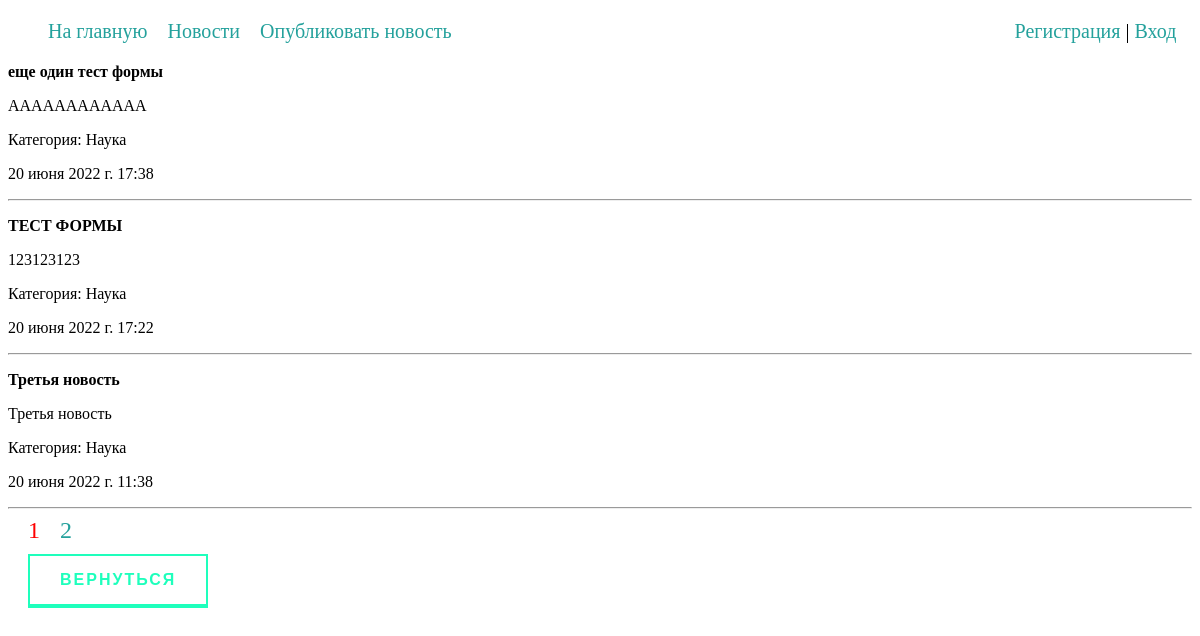
Page /cats/Science/ on the committed database.
### news/models.py (models this page shows, shortened)
class News(models.Model):
    title = models.CharField(max_length=255, verbose_name='Заголовок')
    content = models.TextField(blank=False, verbose_name='Текст новости')
    category = models.CharField(max_length=100)
    time_created = models.DateTimeField(auto_now_add=True)
    cat = models.ForeignKey('Category', on_delete=models.CASCADE, null=True, verbose_name='Категория')
    class Meta:
        verbose_name = 'Новости'
        verbose_name_plural = 'Новости'
        ordering = ['-time_created', 'title']

class Category(models.Model):
    name = models.CharField(max_length=100, db_index=True, verbose_name='Категория')
    slug = models.SlugField(max_length=255, db_index=True, unique=True, verbose_name='URL')
    def __str__(self):
        return self.name
    class Meta:
        verbose_name = 'Категории'
        verbose_name_plural = 'Категории'
        ordering = ['id']

### news/views.py (the view)
# urls.py: path('cats/<slug:cat_slug>/', NewsByCat.as_view(), name='category'),
class NewsByCat(DataMixin, ListView):
    model = News
    template_name = "news/newsByCat.html"
    context_object_name = 'news'
    paginate_by = 3
    def get_context_data(self, *,object_list=None, **kwargs):
        context = super().get_context_data(**kwargs)
        mix_def = self.get_user_context(title='Новости по категориям ' + str(self.kwargs['cat_slug']))
        return dict(list(context.items()) + list(mix_def.items()))
    def get_queryset(self):
        return News.objects.filter(cat__slug=self.kwargs['cat_slug']).all()

### news/utils.py (called while the page is built)
    def get_user_context(self, **kwargs):
        context = kwargs
        cats = Category.objects.all()
        context['menu'] = menu
        context['cats'] = cats
        return context

### news/templates/news/newsByCat.html (shortened to what this page needs)
{% extends 'news/base.html' %}
{% block content %}
{% for n in news %}
    <p><b>{{n.title}}</b></p>
    <p>{{n.content}}</p>
    <p>Категория: {{n.cat}}</p>
    <p>{{n.time_created}}</p>
    <hr></hr>
{% endfor %}
{% if page_obj.has_other_pages %}
<nav class="paginate">
    <ul class="forPaginate">
        <li>
            {% if page_obj.number == 1 %}
            <a href="?page=1" style="color: red;">1</a>
            {% else %}
            <a href="?page=1">1</a>
            {% endif %}
        </li>
        <li>
            {% if page_obj.number == page_obj.paginator.num_pages %}
            <a href="?page={{ page_obj.paginator.num_pages }}" style="color: red;">{{ page_obj.paginator.num_pages }}</a>
            {% else %}
            <a href="?page={{ page_obj.paginator.num_pages }}">{{ page_obj.paginator.num_pages }}</a>
            {% endif %}
        </li>
    </ul>
</nav>
{% endif %}
    <a href="{% url 'news' %}" class="animated-button">Вернуться</a>
{% endblock %}

### news/static/news/css/styles.css (style rules this page uses)
a:active, a:hover, a { text-decoration: none; color: #24a19c; }
.animated-button { text-decoration: none; display: inline-block; margin: 10px 20px; padding: 15px 30px; overflow: hidden; border: 2px solid; border-bottom-width: 4px; font-family: 'Montserrat', sans-serif; text-transform: uppercase; font-weight: bold; letter-spacing: 2px; color: rgba(30, 255, 188, 1); background: rgba(255, 255, 255, 1); transition: color .3s, background .5s; }
.forPaginate { list-style: none; margin: 0; padding-left: 0; display: flex; font-size: 24px; }
.paginate { display: inline; }
.forPaginate li { margin-left: 20px; }

### rows in the picture
News: title "еще один тест формы", content "АААААААААААА", cat "Наука", time_created "20 июня 2022 г. 17:38"
News: title "ТЕСТ ФОРМЫ", content "123123123", cat "Наука", time_created "20 июня 2022 г. 17:22"
News: title "Третья новость", content "Третья новость", cat "Наука", time_created "20 июня 2022 г. 11:38"

### other values in the picture
{{ m.title }} "На главную" "Новости" "Опубликовать новость"
{{ page_obj.paginator.num_pages }} "2"
